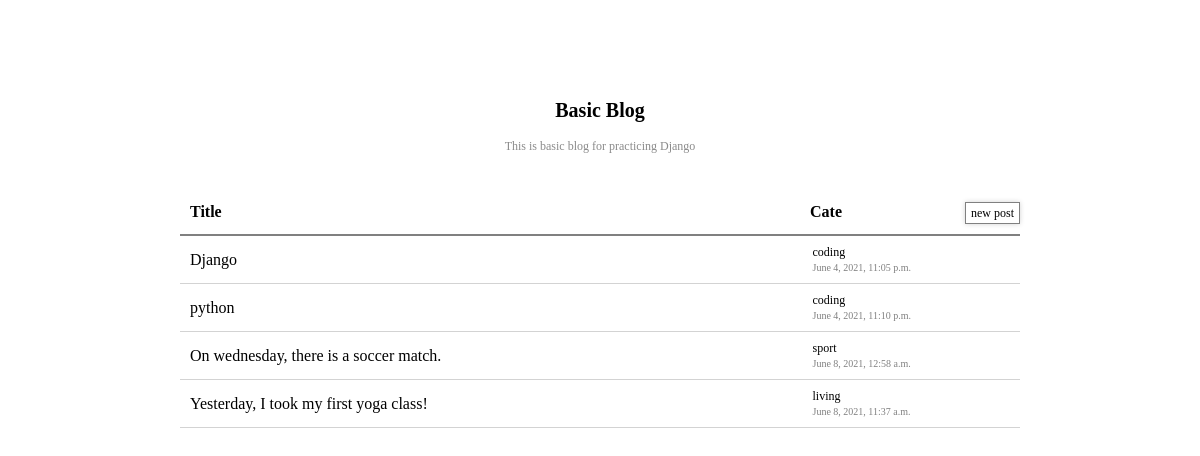
The page / on the database its author committed.
### blog/models.py (models this page shows, shortened)
class Post(models.Model):
    category = models.CharField(max_length=50, default = "coding")
    author = models.ForeignKey(settings.AUTH_USER_MODEL, on_delete=models.CASCADE)
    title = models.CharField(max_length=200)
    text = models.TextField()
    created_date = models.DateTimeField(
            default=timezone.now)
    published_date = models.DateTimeField(
            blank=True, null=True)

### blog/views.py (the view)
# urls.py: path('', views.main_board, name='main_board'),
def main_board(request):
    posts = Post.objects.filter(created_date__lte=timezone.now()).order_by('created_date')
    return render(request, 'blog/main_board.html', {'posts': posts})

### blog/templates/blog/main_board.html
{% extends 'blog/base.html' %} {% block content %}
<span class="blog-explanation">This is basic blog for practicing Django</span>
<div class="container">
  <div class="menu">
    <span class="menu-title">Title</span>
    <div class="menu-sub">
      <span class="menu-sub__cate">Cate</span>
      <a class="btn menu-sub__write-post" href="{% url 'new_post' %}"
        >new post</a
      >
    </div>
  </div>
  {% for post in posts %}
  <ul class="post-list">
    <li class="post">
      <a class="post-title" href="{% url 'post_detail' pk=post.pk %}"
        >{{ post.title }}</a
      >
      <div class="post-info">
        <span class="post-info__cate">{{ post.category }}</span>
        <span class="post-info__time">{{ post.created_date }}</span>
      </div>
    </li>
  </ul>
  {% endfor %}
</div>
{% endblock %}

### blog/templates/blog/base.html (shortened to what this page needs)
{% load static %}
<!DOCTYPE html>
<html lang="en">
  <head>
    <link rel="stylesheet" href="{% static 'css/index.css'%}" />
  </head>
  <body>
    <a href="{% url 'main_board' %}"><h1>Basic Blog</h1></a>
    {% block content %} {% endblock %}
  </body>
</html>

### blog/static/css/index.css (style rules this page uses)
.btn { background-color: white; border: 1px solid grey; box-shadow: 0 0 5px lightgrey; padding: 4px 5px; font-size: 12px; }
body { display: flex; flex-direction: column; justify-content: center; align-items: center; }
h1 { margin: 100px 0 50px; font-weight: 700; font-size: 20px; }

### blog/static/css/main_board.css (style rules this page uses)
.container { width: 70%; }
.menu { display: flex; justify-content: space-between; width: 100%; padding: 10px 0; border-bottom: 2px solid gray; }
.blog-explanation { margin: -30px 0 40px; font-size: 12px; color: rgb(139, 139, 139); }
.menu-title, .menu-sub__cate { font-weight: 700; line-height: 20px; }
.menu-title { padding-left: 10px; }
.menu-sub { width: 25%; display: flex; justify-content: space-between; }
.post { display: flex; justify-content: space-between; align-items: center; padding: 10px 0 10px 10px; border-bottom: 1px solid lightgrey; }
.post-info { width: 25%; display: flex; flex-direction: column; justify-content: center; align-items: flex-start; }
.post-info__cate { font-size: 12px; margin-bottom: 5px; }
.post-info__time { font-size: 10px; color: grey; }

### rows shown on the page
Post: title "Django", category "coding", created_date "June 4, 2021, 11:05 p.m."
Post: title "python", category "coding", created_date "June 4, 2021, 11:10 p.m."
Post: title "On wednesday, there is a soccer match.", category "sport", created_date "June 8, 2021, 12:58 a.m."
Post: title "Yesterday, I took my first yoga class!", category "living", created_date "June 8, 2021, 11:37 a.m."
